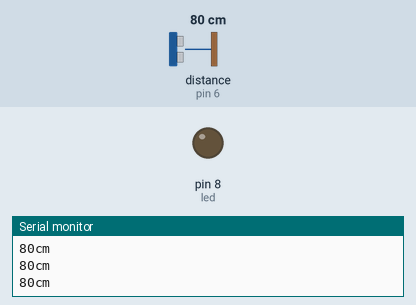
This sketch was run on a simulated Arduino Uno, built with avr-gcc and run on an emulated ATmega328P. Shown: output pins drawn as LEDs (lit = HIGH), the last lines printed to the serial monitor. Wiring (inferred from the names in the program): ultrasonic range finder: trigger pin 7; echo pin 6. Inputs (shaded band) come from the test bench; at power-on: distance to the obstacle (sensor on pin 6) 80 cm. The echo pulse lasts 58.3 µs per cm; pins used as bus, display or sensor lines are not drawn.

Above: at 1.2 s.
1.3 s: distance to the obstacle (sensor on pin 6) set to 2 cm
At 2.5 s:
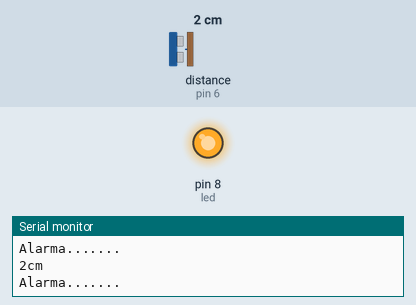
3.1 s: distance to the obstacle (sensor on pin 6) set to 9 cm
At 3.9 s:
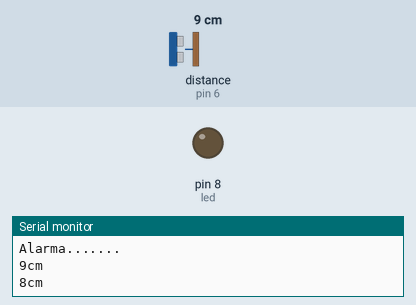
4.7 s: distance to the obstacle (sensor on pin 6) set to 4 cm
At 5.3 s:
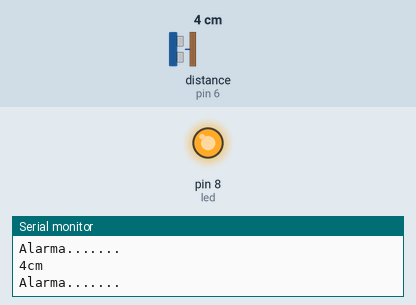
Timing chart, 0 to 7.7 s (numbered marks = the images above; inputs shaded):
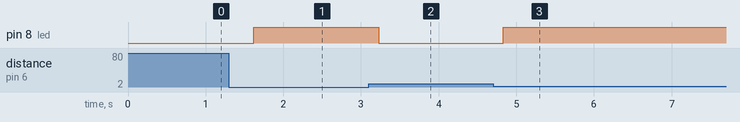

The sketch:

Sensor-HC-SR04-ultrasonico.ino
```cpp
#define Puertoecho 6
#define Puertotrig 7
int led = 8;
long duracion, distancia;

void setup() {
  Serial.begin (9600);       // inicializa el puerto seria a 9600 baudios
  pinMode(Puertoecho, INPUT);     // define el pin 6 como entrada (echo)
  pinMode(Puertotrig, OUTPUT);    // define el pin 7 como salida  (triger)
  pinMode(led, OUTPUT);
  }

void loop() {

  digitalWrite(Puertotrig, LOW);
  delayMicroseconds(2);
  digitalWrite(Puertotrig, HIGH);   // genera el pulso de triger por 10ms
  delayMicroseconds(10);
  digitalWrite(Puertotrig, LOW);

  duracion = pulseIn(Puertoecho, HIGH);
  distancia = (duracion/2) / 29;            // calcula la distancia en centimetros

  if (distancia >= 500 || distancia <= 0){  // si la distancia es mayor a 500cm o menor a 0cm
    Serial.println("---");                  // no mide nada
  }
  else {
    Serial.print(distancia);           // envia el valor de la distancia por el puerto serial
    Serial.println("cm");              // le coloca a la distancia los centimetros "cm"
    digitalWrite(led, LOW);               // led apagado
  }

   if (distancia <= 4 && distancia >= 1){
    digitalWrite(led, HIGH);                     // El led se enciende, si la distancia es menor a 10cm
    Serial.println("Alarma.......");         // envia la palabra Alarma por el puerto serial
  }
  delay(400);                                // espera 400ms para que se logre ver la distancia en la consola
}
```

Measured:
- after the input at 1.3 s, pin 8 (led): LOW → HIGH after 0.32 s
- after the input at 3.1 s, pin 8 (led): HIGH → LOW after 0.13 s
- after the input at 4.7 s, pin 8 (led): LOW → HIGH after 0.13 s
